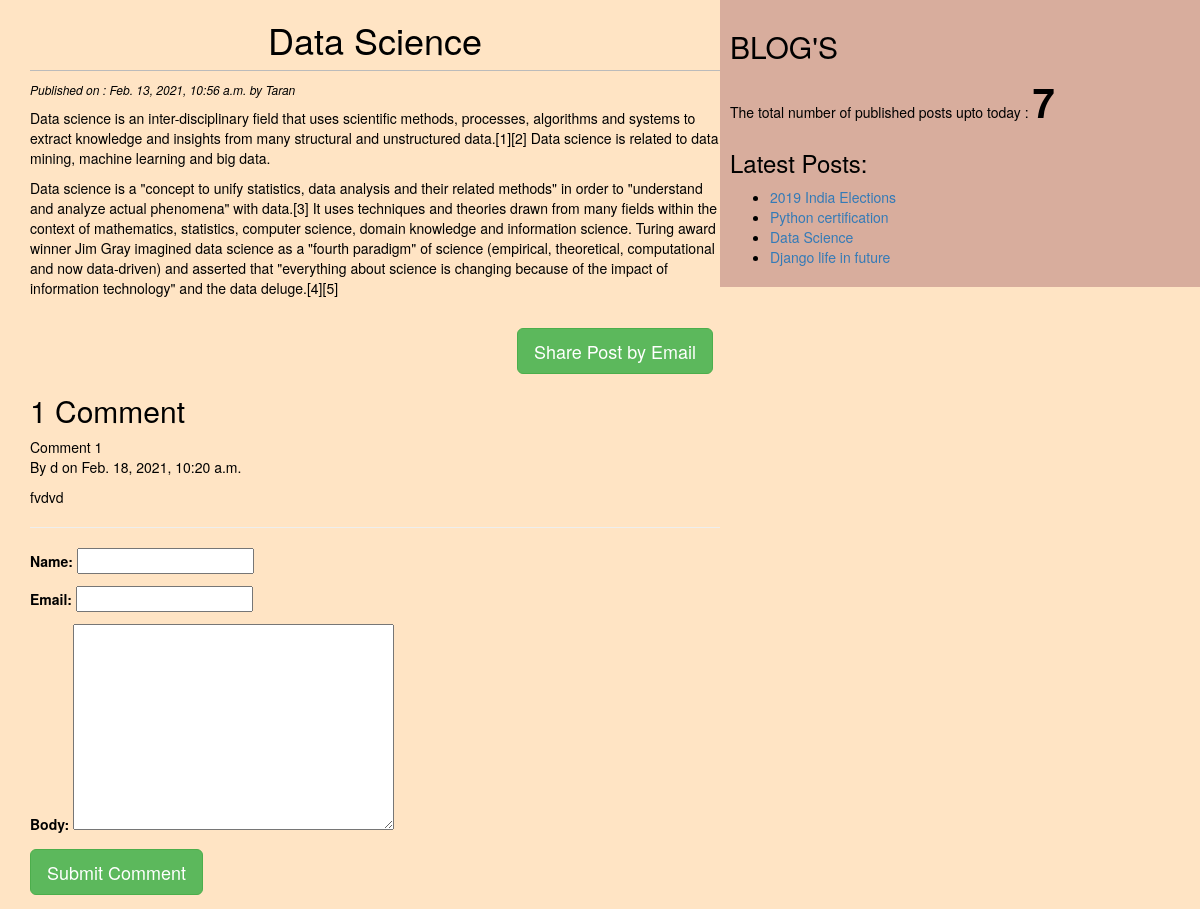
The page /2021/02/13/data-science/ on the database its author committed.
### blog/models.py (models this page shows, shortened)
class POST(models.Model):
     STATUS_CHOICES=(('draft','Draft'),('published','Published'))
     title=models.CharField(max_length=256)
     slug=models.SlugField(max_length=264,unique_for_date="publish")
     author=models.ForeignKey(User,related_name="blog_post",on_delete=models.CASCADE)
     body=models.TextField()
     publish=models.DateTimeField(default=timezone.now)
     created=models.DateTimeField(auto_now_add=True)
     updated=models.DateTimeField(auto_now=True)
     status=models.CharField(max_length=10,choices=STATUS_CHOICES,default="draft")
     objects=CustomManager()
     tags=TaggableManager()
     class Meta:
        ordering=('-publish',)
     def get_absolute_url(self):
          return reverse("post_detail",args=[self.publish.year,self.publish.strftime("%m"),self.publish.strftime("%d"),self.slug] )

class Comment(models.Model):
     post=models.ForeignKey(POST,related_name="comments",on_delete=models.CASCADE)
     name=models.CharField(max_length=30)
     email=models.EmailField()
     body=models.TextField()
     created=models.DateTimeField(auto_now_add=True)
     update=models.DateTimeField(auto_now=True)
     active=models.BooleanField(default=True)
     class Meta:
          ordering=('created',)

### blog/views.py (the view, shortened to what this page needs)
# urls.py: path('<int:year>/<int:month>/<int:day>/<slug:post>/', views.post_detail_view,name="post_detail"),
def post_detail_view(request,year,month,day,post):
    post=get_object_or_404(POST,slug=post,status='published',
            publish__year=year,
            publish__month=month,
            publish__day=day)
    comments=post.comments.filter(active=True)
    csubmit=False
    form=CommentForm()
    return render(request,"blog/post_detail.html",{'post':post,'comments':comments,'csubmit':csubmit,'form':form})

### blog/forms.py
class CommentForm(forms.ModelForm):
    class Meta:
        model=Comment
        fields=('name','email','body')

### blog/models.py (called while the page is built)
     def get_queryset(self):
          return super().get_queryset().filter(status="published")

### blog/templatetags/blog_tags.py (called while the page is built)
@register.simple_tag
def total_posts():
    return POST.objects.count()

@register.inclusion_tag('blog/latest_posts123.html')
def show_latest_posts(count=4):
    latest_posts=POST.objects.order_by('-publish')[:count]
    return {'latest_posts':latest_posts}
    return POST.objects.annotate(total_comments=Count('comments')).order_by('-total_comments')[:count]

### templates/blog/post_detail.html (shortened to what this page needs)
<!DOCTYPE>
{% extends 'blog/base.html' %}
{% block content %}
  <h1> {{post.title}}</h1>
    <p id="date">
    Published on : {{post.publish}} by {{post.author|title}}
    </p>
   {{post.body|linebreaks}}
   <br>
   <div class="container" align="center">
      <a href="/{{post.id}}/share" class="btn btn-lg btn-success">Share Post by Email</a>
   </div>
     {%with comments.count as comment_count%}
      <h2>{{comment_count}} Comment{{comment_count|pluralize}}</h2>
     {% endwith %}
   {%if comments %}
    {% for comment in comments  %}
     <p id="ch">
       Comment {{forloop.counter}}<br>
       By {{comment.name}} on {{comment.created}}
     </p>
      <div class="cb">
       {{comment.body|linebreaks}}
       <hr>
{% endfor %}
      </div>
     {%else%}
      <p>No Comments yet </p>
      {%endif%}
{%if csubmit%}
  <h2>Your comment added Successfully</h2>
   {%else%}
    <form method='POST'>
    {{form.as_p}}
    <input type="submit" name="" class="btn btn-success btn-lg" value="Submit Comment">
    </form>
  {%endif%}
  {% endblock  %}

### templates/blog/latest_posts123.html
<ul>
{%for post in latest_posts%}
 <li><a href="{{post.get_absolute_url}}">{{post.title}}</a></li>
{%endfor%}
</ul>

### static/css/blog.css (style rules this page uses)
h1 { text-align: center; padding-bottom: 10px; border-bottom: 1px solid #bbb; }
body { color: black; background-color: bisque; }
#date { font-style: italic; color: black; font-size: 12px; }

### rows shown on the page
POST: title "Data Science", publish "Feb. 13, 2021, 10:56 a.m.", author "Taran", body "Data science is an inter-disciplinary field that uses scientific methods, processes, algorithms and systems to extract knowledge and insights from many structural and unstructured data.[1][2] Data science is related to data mining, machine learning and big data. Data science is a \"concept to unify statistics, data analysis and their related methods\" in order to \"understand and analyze actual phenomena\" with data.[3] It uses techniques and theories drawn from many fields within the context of mathematics, statistics, computer science, domain knowledge and information science. Turing award winner Jim Gray imagined data science as a \"fourth paradigm\" of science (empirical, theoretical,…"
Comment: name "d", created "Feb. 18, 2021, 10:20 a.m.", body "fvdvd"
POST: title "2019 India Elections"
POST: title "Python certification"
POST: title "Django life in future"

### other values the page prints
{{ comment_count }} "1"
